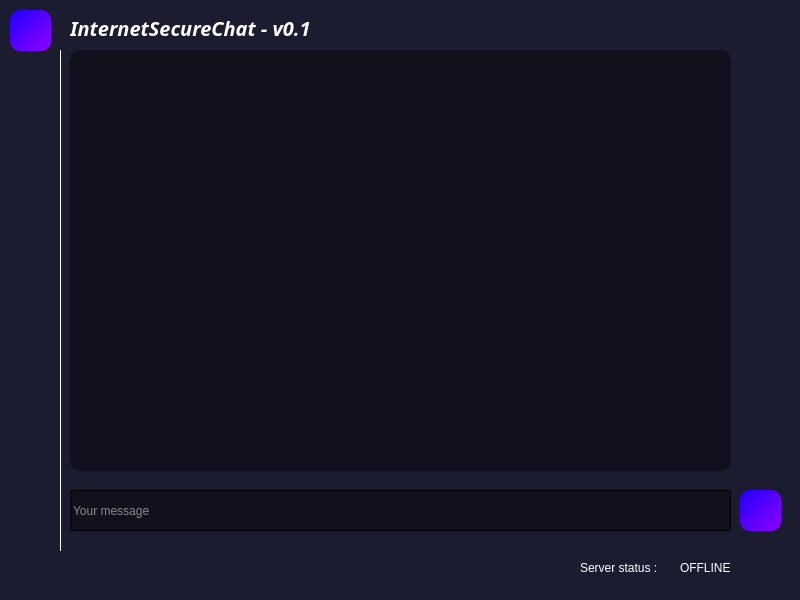
<?xml version="1.0" encoding="UTF-8"?>
<ui version="4.0">
 <class>Widget</class>
 <widget class="QWidget" name="Widget">
  <property name="geometry">
   <rect>
    <x>0</x>
    <y>0</y>
    <width>800</width>
    <height>600</height>
   </rect>
  </property>
  <property name="palette">
   <palette>
    <active>
     <colorrole role="WindowText">
      <brush brushstyle="SolidPattern">
       <color alpha="255">
        <red>255</red>
        <green>255</green>
        <blue>255</blue>
       </color>
      </brush>
     </colorrole>
     <colorrole role="Button">
      <brush brushstyle="LinearGradientPattern">
       <gradient startx="0.000000000000000" starty="0.000000000000000" endx="1.000000000000000" endy="1.000000000000000" type="LinearGradient" spread="PadSpread" coordinatemode="ObjectBoundingMode">
        <gradientstop position="0.000000000000000">
         <color alpha="255">
          <red>28</red>
          <green>28</green>
          <blue>49</blue>
         </color>
        </gradientstop>
       </gradient>
      </brush>
     </colorrole>
     <colorrole role="Light">
      <brush brushstyle="SolidPattern">
       <color alpha="255">
        <red>85</red>
        <green>87</green>
        <blue>83</blue>
       </color>
      </brush>
     </colorrole>
     <colorrole role="Dark">
      <brush brushstyle="SolidPattern">
       <color alpha="255">
        <red>186</red>
        <green>189</green>
        <blue>182</blue>
       </color>
      </brush>
     </colorrole>
     <colorrole role="Text">
      <brush brushstyle="SolidPattern">
       <color alpha="255">
        <red>255</red>
        <green>255</green>
        <blue>255</blue>
       </color>
      </brush>
     </colorrole>
     <colorrole role="ButtonText">
      <brush brushstyle="SolidPattern">
       <color alpha="255">
        <red>255</red>
        <green>255</green>
        <blue>255</blue>
       </color>
      </brush>
     </colorrole>
     <colorrole role="Base">
      <brush brushstyle="LinearGradientPattern">
       <gradient startx="0.000000000000000" starty="0.000000000000000" endx="1.000000000000000" endy="1.000000000000000" type="LinearGradient" spread="PadSpread" coordinatemode="ObjectBoundingMode">
        <gradientstop position="0.000000000000000">
         <color alpha="255">
          <red>28</red>
          <green>28</green>
          <blue>49</blue>
         </color>
        </gradientstop>
       </gradient>
      </brush>
     </colorrole>
     <colorrole role="Window">
      <brush brushstyle="LinearGradientPattern">
       <gradient startx="0.000000000000000" starty="0.000000000000000" endx="1.000000000000000" endy="1.000000000000000" type="LinearGradient" spread="PadSpread" coordinatemode="ObjectBoundingMode">
        <gradientstop position="0.000000000000000">
         <color alpha="255">
          <red>28</red>
          <green>28</green>
          <blue>49</blue>
         </color>
        </gradientstop>
       </gradient>
      </brush>
     </colorrole>
     <colorrole role="Highlight">
      <brush brushstyle="SolidPattern">
       <color alpha="255">
        <red>204</red>
        <green>0</green>
        <blue>0</blue>
       </color>
      </brush>
     </colorrole>
     <colorrole role="HighlightedText">
      <brush brushstyle="SolidPattern">
       <color alpha="255">
        <red>255</red>
        <green>255</green>
        <blue>255</blue>
       </color>
      </brush>
     </colorrole>
     <colorrole role="LinkVisited">
      <brush brushstyle="SolidPattern">
       <color alpha="255">
        <red>204</red>
        <green>0</green>
        <blue>0</blue>
       </color>
      </brush>
     </colorrole>
     <colorrole role="AlternateBase">
      <brush brushstyle="SolidPattern">
       <color alpha="255">
        <red>164</red>
        <green>0</green>
        <blue>0</blue>
       </color>
      </brush>
     </colorrole>
     <colorrole role="ToolTipText">
      <brush brushstyle="SolidPattern">
       <color alpha="255">
        <red>255</red>
        <green>255</green>
        <blue>255</blue>
       </color>
      </brush>
     </colorrole>
     <colorrole role="PlaceholderText">
      <brush brushstyle="SolidPattern">
       <color alpha="128">
        <red>0</red>
        <green>0</green>
        <blue>0</blue>
       </color>
      </brush>
     </colorrole>
    </active>
    <inactive>
     <colorrole role="WindowText">
      <brush brushstyle="SolidPattern">
       <color alpha="255">
        <red>0</red>
        <green>0</green>
        <blue>0</blue>
       </color>
      </brush>
     </colorrole>
     <colorrole role="Button">
      <brush brushstyle="LinearGradientPattern">
       <gradient startx="0.000000000000000" starty="0.000000000000000" endx="1.000000000000000" endy="1.000000000000000" type="LinearGradient" spread="PadSpread" coordinatemode="ObjectBoundingMode">
        <gradientstop position="0.000000000000000">
         <color alpha="255">
          <red>28</red>
          <green>28</green>
          <blue>49</blue>
         </color>
        </gradientstop>
       </gradient>
      </brush>
     </colorrole>
     <colorrole role="Light">
      <brush brushstyle="SolidPattern">
       <color alpha="255">
        <red>255</red>
        <green>255</green>
        <blue>255</blue>
       </color>
      </brush>
     </colorrole>
     <colorrole role="Dark">
      <brush brushstyle="SolidPattern">
       <color alpha="255">
        <red>159</red>
        <green>159</green>
        <blue>159</blue>
       </color>
      </brush>
     </colorrole>
     <colorrole role="Text">
      <brush brushstyle="SolidPattern">
       <color alpha="255">
        <red>0</red>
        <green>0</green>
        <blue>0</blue>
       </color>
      </brush>
     </colorrole>
     <colorrole role="ButtonText">
      <brush brushstyle="SolidPattern">
       <color alpha="255">
        <red>0</red>
        <green>0</green>
        <blue>0</blue>
       </color>
      </brush>
     </colorrole>
     <colorrole role="Base">
      <brush brushstyle="LinearGradientPattern">
       <gradient startx="0.000000000000000" starty="0.000000000000000" endx="1.000000000000000" endy="1.000000000000000" type="LinearGradient" spread="PadSpread" coordinatemode="ObjectBoundingMode">
        <gradientstop position="0.000000000000000">
         <color alpha="255">
          <red>28</red>
          <green>28</green>
          <blue>49</blue>
         </color>
        </gradientstop>
       </gradient>
      </brush>
     </colorrole>
     <colorrole role="Window">
      <brush brushstyle="LinearGradientPattern">
       <gradient startx="0.000000000000000" starty="0.000000000000000" endx="1.000000000000000" endy="1.000000000000000" type="LinearGradient" spread="PadSpread" coordinatemode="ObjectBoundingMode">
        <gradientstop position="0.000000000000000">
         <color alpha="255">
          <red>28</red>
          <green>28</green>
          <blue>49</blue>
         </color>
        </gradientstop>
       </gradient>
      </brush>
     </colorrole>
     <colorrole role="Highlight">
      <brush brushstyle="SolidPattern">
       <color alpha="255">
        <red>48</red>
        <green>140</green>
        <blue>198</blue>
       </color>
      </brush>
     </colorrole>
     <colorrole role="HighlightedText">
      <brush brushstyle="SolidPattern">
       <color alpha="255">
        <red>255</red>
        <green>255</green>
        <blue>255</blue>
       </color>
      </brush>
     </colorrole>
     <colorrole role="LinkVisited">
      <brush brushstyle="SolidPattern">
       <color alpha="255">
        <red>255</red>
        <green>0</green>
        <blue>255</blue>
       </color>
      </brush>
     </colorrole>
     <colorrole role="AlternateBase">
      <brush brushstyle="SolidPattern">
       <color alpha="255">
        <red>247</red>
        <green>247</green>
        <blue>247</blue>
       </color>
      </brush>
     </colorrole>
     <colorrole role="ToolTipText">
      <brush brushstyle="SolidPattern">
       <color alpha="255">
        <red>0</red>
        <green>0</green>
        <blue>0</blue>
       </color>
      </brush>
     </colorrole>
     <colorrole role="PlaceholderText">
      <brush brushstyle="SolidPattern">
       <color alpha="128">
        <red>0</red>
        <green>0</green>
        <blue>0</blue>
       </color>
      </brush>
     </colorrole>
    </inactive>
    <disabled>
     <colorrole role="WindowText">
      <brush brushstyle="SolidPattern">
       <color alpha="255">
        <red>186</red>
        <green>189</green>
        <blue>182</blue>
       </color>
      </brush>
     </colorrole>
     <colorrole role="Button">
      <brush brushstyle="LinearGradientPattern">
       <gradient startx="0.000000000000000" starty="0.000000000000000" endx="1.000000000000000" endy="1.000000000000000" type="LinearGradient" spread="PadSpread" coordinatemode="ObjectBoundingMode">
        <gradientstop position="0.000000000000000">
         <color alpha="255">
          <red>28</red>
          <green>28</green>
          <blue>49</blue>
         </color>
        </gradientstop>
       </gradient>
      </brush>
     </colorrole>
     <colorrole role="Light">
      <brush brushstyle="SolidPattern">
       <color alpha="255">
        <red>85</red>
        <green>87</green>
        <blue>83</blue>
       </color>
      </brush>
     </colorrole>
     <colorrole role="Dark">
      <brush brushstyle="SolidPattern">
       <color alpha="255">
        <red>186</red>
        <green>189</green>
        <blue>182</blue>
       </color>
      </brush>
     </colorrole>
     <colorrole role="Text">
      <brush brushstyle="SolidPattern">
       <color alpha="255">
        <red>186</red>
        <green>189</green>
        <blue>182</blue>
       </color>
      </brush>
     </colorrole>
     <colorrole role="ButtonText">
      <brush brushstyle="SolidPattern">
       <color alpha="255">
        <red>186</red>
        <green>189</green>
        <blue>182</blue>
       </color>
      </brush>
     </colorrole>
     <colorrole role="Base">
      <brush brushstyle="LinearGradientPattern">
       <gradient startx="0.000000000000000" starty="0.000000000000000" endx="1.000000000000000" endy="1.000000000000000" type="LinearGradient" spread="PadSpread" coordinatemode="ObjectBoundingMode">
        <gradientstop position="0.000000000000000">
         <color alpha="255">
          <red>28</red>
          <green>28</green>
          <blue>49</blue>
         </color>
        </gradientstop>
       </gradient>
      </brush>
     </colorrole>
     <colorrole role="Window">
      <brush brushstyle="LinearGradientPattern">
       <gradient startx="0.000000000000000" starty="0.000000000000000" endx="1.000000000000000" endy="1.000000000000000" type="LinearGradient" spread="PadSpread" coordinatemode="ObjectBoundingMode">
        <gradientstop position="0.000000000000000">
         <color alpha="255">
          <red>28</red>
          <green>28</green>
          <blue>49</blue>
         </color>
        </gradientstop>
       </gradient>
      </brush>
     </colorrole>
     <colorrole role="Highlight">
      <brush brushstyle="SolidPattern">
       <color alpha="255">
        <red>145</red>
        <green>145</green>
        <blue>145</blue>
       </color>
      </brush>
     </colorrole>
     <colorrole role="HighlightedText">
      <brush brushstyle="SolidPattern">
       <color alpha="255">
        <red>255</red>
        <green>255</green>
        <blue>255</blue>
       </color>
      </brush>
     </colorrole>
     <colorrole role="LinkVisited">
      <brush brushstyle="SolidPattern">
       <color alpha="255">
        <red>255</red>
        <green>0</green>
        <blue>255</blue>
       </color>
      </brush>
     </colorrole>
     <colorrole role="AlternateBase">
      <brush brushstyle="SolidPattern">
       <color alpha="255">
        <red>247</red>
        <green>247</green>
        <blue>247</blue>
       </color>
      </brush>
     </colorrole>
     <colorrole role="ToolTipText">
      <brush brushstyle="SolidPattern">
       <color alpha="255">
        <red>0</red>
        <green>0</green>
        <blue>0</blue>
       </color>
      </brush>
     </colorrole>
     <colorrole role="PlaceholderText">
      <brush brushstyle="SolidPattern">
       <color alpha="128">
        <red>0</red>
        <green>0</green>
        <blue>0</blue>
       </color>
      </brush>
     </colorrole>
    </disabled>
   </palette>
  </property>
  <property name="windowTitle">
   <string>ISC</string>
  </property>
  <property name="autoFillBackground">
   <bool>false</bool>
  </property>
  <property name="styleSheet">
   <string notr="true">background-color: qlineargradient(spread:pad, x1:0, y1:0, x2:1, y2:1, stop:0 rgba(28, 28, 49, 255))</string>
  </property>
  <widget class="QLineEdit" name="inptMessage">
   <property name="geometry">
    <rect>
     <x>70</x>
     <y>490</y>
     <width>661</width>
     <height>41</height>
    </rect>
   </property>
   <property name="styleSheet">
    <string notr="true">background-color:qlineargradient(spread:pad, x1:0, y1:0, x2:1, y2:1, stop:0 rgba(0, 0, 0, 98));
color:white;</string>
   </property>
   <property name="placeholderText">
    <string>Your message</string>
   </property>
  </widget>
  <widget class="QPushButton" name="btnSend">
   <property name="geometry">
    <rect>
     <x>740</x>
     <y>490</y>
     <width>41</width>
     <height>41</height>
    </rect>
   </property>
   <property name="cursor">
    <cursorShape>PointingHandCursor</cursorShape>
   </property>
   <property name="styleSheet">
    <string notr="true">background-color: qlineargradient(spread:pad, x1:0, y1:0, x2:1, y2:1, stop:0 rgba(30, 0, 255, 255), stop:1 rgba(145, 0, 255, 255));
border:none;
border-radius:10px;
border-width: thin;</string>
   </property>
   <property name="text">
    <string/>
   </property>
   <property name="icon">
    <iconset theme="network-transmit">
     <normaloff>.</normaloff>.</iconset>
   </property>
  </widget>
  <widget class="QLabel" name="label_2">
   <property name="geometry">
    <rect>
     <x>580</x>
     <y>560</y>
     <width>91</width>
     <height>16</height>
    </rect>
   </property>
   <property name="styleSheet">
    <string notr="true">color: white;
background-color:transparent;</string>
   </property>
   <property name="text">
    <string>Server status : </string>
   </property>
  </widget>
  <widget class="QListWidget" name="listWidget">
   <property name="geometry">
    <rect>
     <x>70</x>
     <y>50</y>
     <width>661</width>
     <height>421</height>
    </rect>
   </property>
   <property name="sizePolicy">
    <sizepolicy hsizetype="Expanding" vsizetype="Expanding">
     <horstretch>0</horstretch>
     <verstretch>0</verstretch>
    </sizepolicy>
   </property>
   <property name="styleSheet">
    <string notr="true">background-color:qlineargradient(spread:pad, x1:0, y1:0, x2:1, y2:1, stop:0 rgba(0, 0, 0, 98));
border-color: qlineargradient(spread:pad, x1:0, y1:0, x2:1, y2:0, stop:0 rgba(0, 0, 0, 255), stop:1 rgba(255, 255, 255, 255));
border-width: thin;
color: white;
border-radius: 10px;</string>
   </property>
  </widget>
  <widget class="Line" name="line">
   <property name="geometry">
    <rect>
     <x>60</x>
     <y>50</y>
     <width>1</width>
     <height>501</height>
    </rect>
   </property>
   <property name="palette">
    <palette>
     <active>
      <colorrole role="Button">
       <brush brushstyle="SolidPattern">
        <color alpha="255">
         <red>255</red>
         <green>255</green>
         <blue>255</blue>
        </color>
       </brush>
      </colorrole>
      <colorrole role="Base">
       <brush brushstyle="SolidPattern">
        <color alpha="255">
         <red>255</red>
         <green>255</green>
         <blue>255</blue>
        </color>
       </brush>
      </colorrole>
      <colorrole role="Window">
       <brush brushstyle="SolidPattern">
        <color alpha="255">
         <red>255</red>
         <green>255</green>
         <blue>255</blue>
        </color>
       </brush>
      </colorrole>
     </active>
     <inactive>
      <colorrole role="Button">
       <brush brushstyle="SolidPattern">
        <color alpha="255">
         <red>255</red>
         <green>255</green>
         <blue>255</blue>
        </color>
       </brush>
      </colorrole>
      <colorrole role="Base">
       <brush brushstyle="SolidPattern">
        <color alpha="255">
         <red>255</red>
         <green>255</green>
         <blue>255</blue>
        </color>
       </brush>
      </colorrole>
      <colorrole role="Window">
       <brush brushstyle="SolidPattern">
        <color alpha="255">
         <red>255</red>
         <green>255</green>
         <blue>255</blue>
        </color>
       </brush>
      </colorrole>
     </inactive>
     <disabled>
      <colorrole role="Button">
       <brush brushstyle="SolidPattern">
        <color alpha="255">
         <red>255</red>
         <green>255</green>
         <blue>255</blue>
        </color>
       </brush>
      </colorrole>
      <colorrole role="Base">
       <brush brushstyle="SolidPattern">
        <color alpha="255">
         <red>255</red>
         <green>255</green>
         <blue>255</blue>
        </color>
       </brush>
      </colorrole>
      <colorrole role="Window">
       <brush brushstyle="SolidPattern">
        <color alpha="255">
         <red>255</red>
         <green>255</green>
         <blue>255</blue>
        </color>
       </brush>
      </colorrole>
     </disabled>
    </palette>
   </property>
   <property name="styleSheet">
    <string notr="true">background-color:white;
border:none;
</string>
   </property>
   <property name="orientation">
    <enum>Qt::Vertical</enum>
   </property>
  </widget>
  <widget class="QListWidget" name="listWidget_2">
   <property name="geometry">
    <rect>
     <x>10</x>
     <y>61</y>
     <width>41</width>
     <height>481</height>
    </rect>
   </property>
   <property name="styleSheet">
    <string notr="true">background-color: transparent;</string>
   </property>
  </widget>
  <widget class="QLabel" name="label">
   <property name="geometry">
    <rect>
     <x>70</x>
     <y>20</y>
     <width>351</width>
     <height>16</height>
    </rect>
   </property>
   <property name="font">
    <font>
     <family>JetBrains Mono</family>
     <pointsize>-1</pointsize>
     <italic>true</italic>
     <bold>true</bold>
    </font>
   </property>
   <property name="styleSheet">
    <string notr="true">background-color:transparent;
color:white;
font-size: 20px;</string>
   </property>
   <property name="text">
    <string>InternetSecureChat - v0.1</string>
   </property>
  </widget>
  <widget class="QPushButton" name="btnAddKey">
   <property name="geometry">
    <rect>
     <x>10</x>
     <y>10</y>
     <width>41</width>
     <height>41</height>
    </rect>
   </property>
   <property name="cursor">
    <cursorShape>PointingHandCursor</cursorShape>
   </property>
   <property name="styleSheet">
    <string notr="true">background-color: qlineargradient(spread:pad, x1:0, y1:0, x2:1, y2:1, stop:0 rgba(30, 0, 255, 255), stop:1 rgba(145, 0, 255, 255));
border:none;
border-radius:10px;
border-width: thin;</string>
   </property>
   <property name="text">
    <string/>
   </property>
   <property name="icon">
    <iconset theme="dialog-password">
     <normaloff>.</normaloff>.</iconset>
   </property>
  </widget>
  <widget class="QLabel" name="lblServerStatus">
   <property name="geometry">
    <rect>
     <x>680</x>
     <y>560</y>
     <width>91</width>
     <height>16</height>
    </rect>
   </property>
   <property name="styleSheet">
    <string notr="true">color: white;
background-color:transparent;</string>
   </property>
   <property name="text">
    <string>OFFLINE</string>
   </property>
  </widget>
 </widget>
 <resources/>
 <connections/>
</ui>
